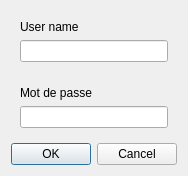
<?xml version="1.0" encoding="UTF-8"?>
<ui version="4.0">
 <class>SignInDialog</class>
 <widget class="QDialog" name="SignInDialog">
  <property name="geometry">
   <rect>
    <x>0</x>
    <y>0</y>
    <width>174</width>
    <height>167</height>
   </rect>
  </property>
  <property name="windowTitle">
   <string>Dialog</string>
  </property>
  <layout class="QVBoxLayout" name="verticalLayout_3">
   <item>
    <widget class="WidgetGroup" name="userNameWidgetGroup" native="true">
     <layout class="QVBoxLayout" name="verticalLayout">
      <item>
       <widget class="QLabel" name="userNamelabel">
        <property name="text">
         <string>User name</string>
        </property>
       </widget>
      </item>
      <item>
       <widget class="QLineEdit" name="userNameLineEdit"/>
      </item>
     </layout>
    </widget>
   </item>
   <item>
    <widget class="QWidget" name="userPasswordWidgetGroup" native="true">
     <layout class="QVBoxLayout" name="verticalLayout_2">
      <item>
       <widget class="QLabel" name="userPasswordLabel">
        <property name="text">
         <string>Mot de passe</string>
        </property>
       </widget>
      </item>
      <item>
       <widget class="QLineEdit" name="userPasswordLineEdit"/>
      </item>
     </layout>
    </widget>
   </item>
   <item>
    <widget class="QDialogButtonBox" name="buttonBox">
     <property name="orientation">
      <enum>Qt::Horizontal</enum>
     </property>
     <property name="standardButtons">
      <set>QDialogButtonBox::Cancel|QDialogButtonBox::Ok</set>
     </property>
    </widget>
   </item>
  </layout>
 </widget>
 <customwidgets>
  <customwidget>
   <class>WidgetGroup</class>
   <extends>QWidget</extends>
   <header>WidgetGroup.h</header>
   <container>1</container>
  </customwidget>
 </customwidgets>
 <resources/>
 <connections>
  <connection>
   <sender>buttonBox</sender>
   <signal>accepted()</signal>
   <receiver>SignInDialog</receiver>
   <slot>accept()</slot>
   <hints>
    <hint type="sourcelabel">
     <x>248</x>
     <y>254</y>
    </hint>
    <hint type="destinationlabel">
     <x>157</x>
     <y>274</y>
    </hint>
   </hints>
  </connection>
  <connection>
   <sender>buttonBox</sender>
   <signal>rejected()</signal>
   <receiver>SignInDialog</receiver>
   <slot>reject()</slot>
   <hints>
    <hint type="sourcelabel">
     <x>316</x>
     <y>260</y>
    </hint>
    <hint type="destinationlabel">
     <x>286</x>
     <y>274</y>
    </hint>
   </hints>
  </connection>
 </connections>
</ui>
